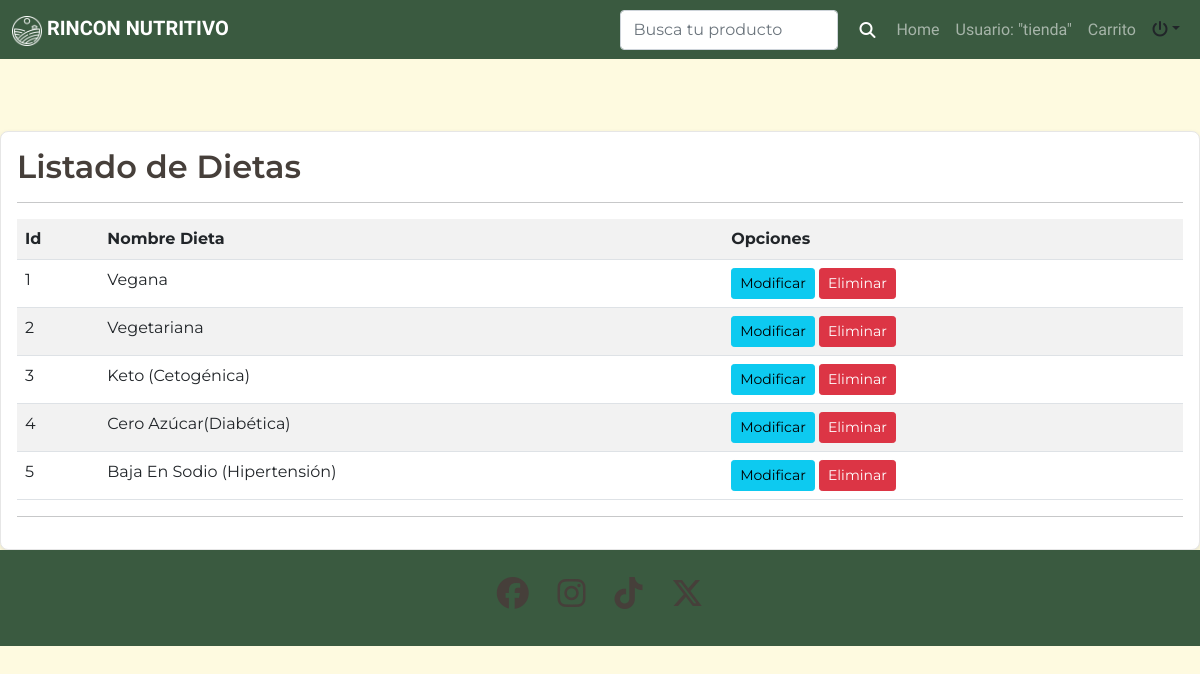
/listar-dietas/ (signed in), run on the app's committed database.
### app/models.py (models this page shows, shortened)
class Dieta(models.Model):
    nombre = models.CharField(max_length=30)

### app/views.py (the view)
# urls.py: path('listar-dietas/', listar_Dietas, name="listar_dietas"),
@permission_required('app.view_dieta')
def listar_Dietas(request):
    dietas = Dieta.objects.all()
    page = request.GET.get('page',1)
    try:
        paginator = Paginator(dietas, 5)
        dietas = paginator.page(page)
    except:
        raise Http404
    data ={
        'entity': dietas,
        'paginator': paginator
    }
    return render(request, 'app/dieta/listar.html', data)

### app/templates/app/dieta/listar.html (shortened to what this page needs)
{% extends 'app/base.html' %}
{% block contenido %}
{% load crispy_forms_tags %}
{% load humanize %}
<br><br><br>
<div class="card">
    <div class="card-body">
        <h2>Listado de Dietas</h2>
        <hr>
        <table class="table table-striped table-hover table-responsive-sm">
            <tr>
                <th>Id</th>
                <th>Nombre Dieta</th>
                <th>Opciones</th>
            </tr>
            {% for d in entity %}
            <tr>
                <td>{{ d.id | title }}</td>
                <td>{{ d.nombre| title }}</td>
                <td>
                    {% if perms.app.change_categoria_alimento %}
                    <a href="{% url 'modificar_dieta' d.id %}" class="btn btn-info btn-sm">Modificar</a>
                    {% endif %}
                    {%if perms.app.delete_categoria_alimento %}
                    <a href="#" onclick="eliminarDieta({{ d.id }})" class="btn btn-danger btn-sm">Eliminar</a>
                    {% endif %}
                </td>
            </tr>
            {%  endfor %}
        </table>
        <hr>
    </div>
</div>
{%  endblock %}

### app/templates/app/base.html (shortened to what this page needs)
<!DOCTYPE html>
<html lang="en">
<head>
    <link href="https://cdn.jsdelivr.net/npm/bootstrap@5.0.2/dist/css/bootstrap.min.css" rel="stylesheet">
    <link rel="stylesheet" href="https://cdnjs.cloudflare.com/ajax/libs/font-awesome/6.6.0/css/all.min.css">
    {% load static %}
    <link rel="stylesheet" href="{% static 'app/css/estilos.css' %}">
</head>
<body class="body-base">
  <header>
    <nav class="navbar navbar-expand-lg navbar-dark">
        <div class="container-fluid">
            <a class="navbar-brand" href="#">
                <img src="{% static 'app/img/Iconos/Logo-B.png' %}" alt="" width="30" height="30" class="d-inline-block align-text-top">
                RINCON NUTRITIVO
            </a>
            <div class="collapse navbar-collapse" id="navbarSupportedContent">
                <ul class="navbar-nav ms-auto mb-2 mb-lg-0">
                    {% if user.is_authenticated %}
                        <form class="d-flex" method="get" action="{% url 'home' %}">
                            <input class="form-control me-2" type="search" name="search" placeholder="Busca tu producto" aria-label="Search">
                            <button class="btn btn-icon" type="submit">
                                <i class="fa-solid fa-magnifying-glass"></i>
                            </button>
                        </form>
                        <li class="nav-item">
                            <a class="nav-link" href="{% url 'home' %}">Home</a>
                        </li>
                        <li class="nav-item">
                            <a class="nav-link" href="#">Usuario: "{{ user.username }}"</a>
                        </li>
                        <li class="nav-item">
                            <a class="nav-link" href="{% url 'ver_carrito' %}">Carrito</a>
                        </li>
                        <div class="nav-item dropdown">
                            <a class="nav-link dropdown-toggle text-dark" data-bs-toggle="dropdown" role="buton"
                                aria-expanded="false"><i class="fa-solid fa-power-off"></i></a>
                        </div>
                        {% else %}
                        <li class="nav-item">
                            <a class="nav-link active" aria-current="page" href="{% url 'index' %}">Inicio</a>
                        </li>
                        {% endif %}
                </ul>
            </div>
        </div>
    </nav>
</header>
    {% block contenido %}
    {% endblock contenido %}
    <footer class=" text-white text-center py-5">
        <div class="container">
            <div class="row justify-content-center">
                <div class="col-xs-12 col-md-6 col-lg-3">
                    <h2>
                        <i class="fa-brands fa-facebook"></i>
                        <i class="fa-brands fa-instagram"></i>
                        <i class="fa-brands fa-tiktok"></i>
                        <i class="fa-brands fa-x-twitter"></i>
                    </h2>
                </div>
            </div>
        </div>
    </footer>
</body>
</html>

### app/static/app/css/estilos.css (style rules this page uses)
.body-base { margin: 0; background-color: #FEFAE0; font-family: "Montserrat", sans-serif; }
.navbar { background-color: #3A5A40; }
.navbar-brand { font-family: "Bona Nova", serif; font-weight: 700; }
.nav-link { font-family: "Bona Nova", serif; }
footer { position: relative; bottom: 0; width: 100%; background-color: #3A5A40; height: 56px; display: flex; align-items: center; justify-content: center; }
footer i { margin: 0 10px; }
.btn-icon { display: flex; align-items: center; justify-content: center; width: auto; height: auto; }
.btn-icon i { font-size: 16px; color: #fff; }
.card { display: flex; flex-direction: column; height: 100%; width: 100%; border: 1px solid #E6E6E6; border-radius: 8px; box-shadow: 0 2px 5px rgba(0, 0, 0, 0.1); overflow: hidden; background-color: #fff; }
a { text-decoration: none; }
.detalles h1, h2 { color: #463F3A; font-weight: 600; }

### data on the page
Dieta: id "1", nombre "Vegana"
Dieta: id "2", nombre "Vegetariana"
Dieta: id "3", nombre "Keto (Cetogénica)"
Dieta: id "4", nombre "Cero Azúcar(Diabética)"
Dieta: id "5", nombre "Baja En Sodio (Hipertensión)"

### other printed values
{{ user.username }} "tienda"
